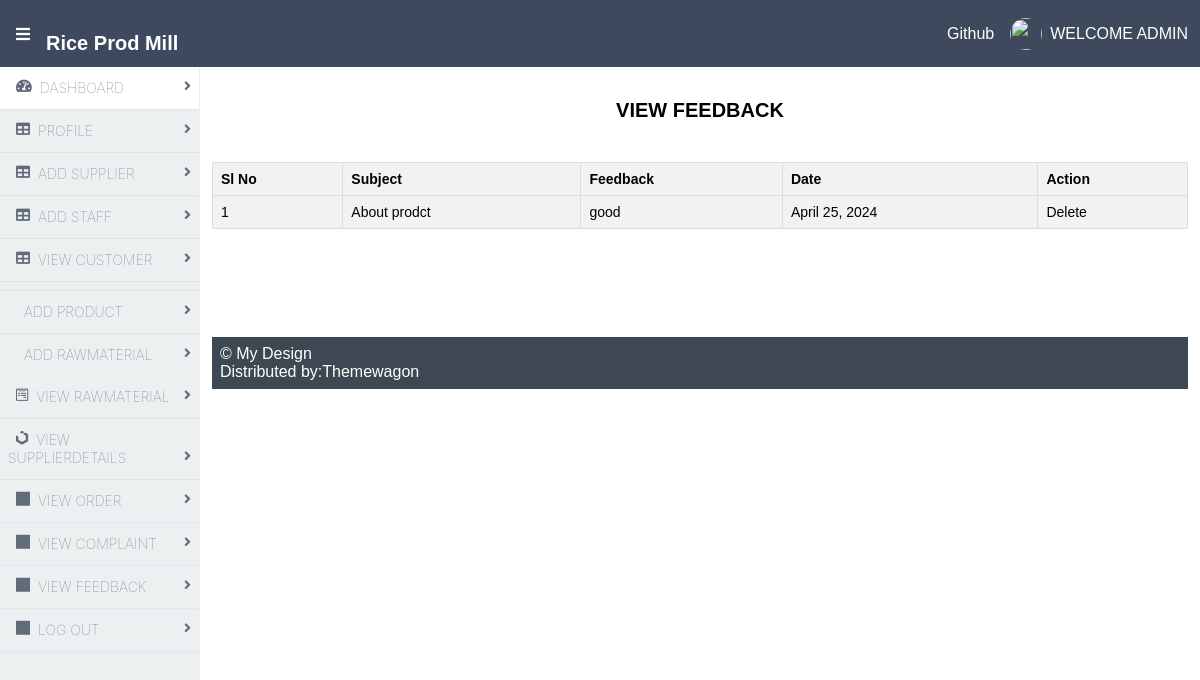
The page /Administrator/FeedbackView/ on the database its author committed.
### Customer/models.py (models this page shows)
class tbl_feedback(models.Model):
    feedback_subject=models.CharField(max_length=500)
    feedback_details=models.CharField(max_length=500)
    feedback_postdate=models.DateField(auto_now_add=True)
    feedback_status = models.IntegerField(default="0")
    user = models.ForeignKey(tbl_customer, on_delete=models.CASCADE)

### Administrator/views.py (the view)
# urls.py: path('FeedbackView/',views.feedbackSelect,name="feedbackSelect"),
def feedbackSelect(request):
    data=tbl_feedback.objects.all()
    return render(request,"Administrator/FeedbackView.html",{'data':data})

### Administrator/Templates/Administrator/FeedbackView.html (shortened to what this page needs)
{% extends 'Administrator/Header.html' %}
{% load static %}
{% block content %}
<!DOCTYPE html>
<html lang="en">
<head>
</head>
<body>
    <center><h1>VIEW FEEDBACK</h1></center>
    <table border="1" align="center" cellpadding="10">
      <table border="1" align="center">
        <tr>
            <th>Sl No</th>
            <th>Subject</th>
            <th>Feedback</th>
            <th>Date</th>
            <th>Action</th>
        </tr>
        {% for i in data %}
        <tr>
            <td>{{forloop.counter}}</td>
            <td>{{i.feedback_subject}}</td>
            <td>{{i.feedback_details}}</td>
            <td>{{i.feedback_postdate}}</td>
            <td><a href="{% url 'Administrator:feedbackDelete' i.id %}">Delete</a></td>
        </tr>
        {% endfor %}
    </table>
</body>
</html>
{% endblock content %}

### Administrator/Templates/Administrator/Header.html (shortened to what this page needs)
{% load static %}
<!DOCTYPE html>
<html lang="en">
<head>
    <link rel="stylesheet" href="{% static 'Dashboard/./dist/styles.css' %}">
    <link rel="stylesheet" href="{% static 'Dashboard/./dist/all.css' %}">
</head>
<body>
<div class="mx-auto bg-grey-400">
    <div class="min-h-screen flex flex-col">
        <header class="bg-nav">
            <div class="flex justify-between">
                <div class="p-1 mx-3 inline-flex items-center">
                    <i class="fas fa-bars pr-2 text-white" onclick="sidebarToggle()"></i>
                    <h1 class="text-white p-2">Rice Prod Mill</h1>
                </div>
                <div class="p-1 flex flex-row items-center">
                    <a href="https://github.com/tailwindadmin/admin" class="text-white p-2 mr-2 no-underline hidden md:block lg:block">Github</a>
                    <img onclick="profileToggle()" class="inline-block h-8 w-8 rounded-full" src="https://avatars0.githubusercontent.com/u/4323180?s=460&v=4" alt="">
                    <a href="#" onclick="profileToggle()" class="text-white p-2 no-underline hidden md:block lg:block">WELCOME ADMIN</a>
                </div>
            </div>
        </header>
        <div class="flex flex-1">
            <aside id="sidebar" class="bg-side-nav w-1/2 md:w-1/6 lg:w-1/6 border-r border-side-nav hidden md:block lg:block">
                <ul class="list-reset flex flex-col">
                    <li class=" w-full h-full py-3 px-2 border-b border-light-border bg-white">
                        <a href="{% url 'Administrator:homepage' %}"
                           class="font-sans font-hairline hover:font-normal text-sm text-nav-item no-underline">
                            <i class="fas fa-tachometer-alt float-left mx-2"></i>
                            DASHBOARD
                            <span><i class="fas fa-angle-right float-right"></i></span>
                        </a>
                    </li>
                    <li class="w-full h-full py-3 px-2 border-b border-light-border">
                        <a href="{% url 'Administrator:my_pro' %}"
                           class="font-sans font-hairline hover:font-normal text-sm text-nav-item no-underline">
                            <i class="fas fa-table float-left mx-2"></i>
                            PROFILE
                            <span><i class="fa fa-angle-right float-right"></i></span>
                        </a>
                        </li>
                        <li class="w-full h-full py-3 px-2 border-b border-light-border">
                            <a href="{% url 'Administrator:suppliersInsertSelect' %}"
                               class="font-sans font-hairline hover:font-normal text-sm text-nav-item no-underline">
                                <i class="fas fa-table float-left mx-2"></i>
                                ADD SUPPLIER
                                <span><i class="fa fa-angle-right float-right"></i></span>
                            </a>
                            </li>
                            <li class="w-full h-full py-3 px-2 border-b border-light-border">
                                <a href="{% url 'Administrator:staffInsertSelect' %}"
                                   class="font-sans font-hairline hover:font-normal text-sm text-nav-item no-underline">
                                    <i class="fas fa-table float-left mx-2"></i>
                                    ADD STAFF
                                    <span><i class="fa fa-angle-right float-right"></i></span>
                                </a>
                                </li>
                                <li class="w-full h-full py-3 px-2 border-b border-light-border">
                                    <a href="{% url 'Administrator:viewcustomer' %}"
                                       class="font-sans font-hairline hover:font-normal text-sm text-nav-item no-underline">
                                        <i class="fas fa-table float-left mx-2"></i>
                                        VIEW CUSTOMER
                                        <span><i class="fa fa-angle-right float-right"></i></span>
                                    </a>
                                </li>
                    <li class="border-t mt-2 border-light-border w-full h-full px-2 py-3">
                        <a href="{% url 'Administrator:newproductInsertSelect' %}"
                           class="mx-4 font-sans font-hairline hover:font-normal text-sm text-nav-item no-underline">
                           ADD PRODUCT
                            <span><i class="fa fa-angle-right float-right"></i></span>
                        </a>
                    </li>
                    <li class="border-t border-light-border w-full h-full px-2 py-3">
                        <a href="{% url 'Administrator:rawmaterialInsertSelect' %}"
                           class="mx-4 font-sans font-hairline hover:font-normal text-sm text-nav-item no-underline">
                            ADD RAWMATERIAL
                            <span><i class="fa fa-angle-right float-right"></i></span>
                        </a>
                    </li>
                    <li class="w-full h-full py-3 px-2 border-b border-light-border">
                        <a href="{% url 'Administrator:supplierrawmaterial' %} "
                           class="font-sans font-hairline hover:font-normal text-sm text-nav-item no-underline">
                            <i class="fab fa-wpforms float-left mx-2"></i>
                            VIEW RAWMATERIAL
                            <span><i class="fa fa-angle-right float-right"></i></span>
                        </a>
                    </li>
                    <li class="w-full h-full py-3 px-2 border-b border-light-border">
                        <a href="{% url 'Administrator:supplierdetails' %}"
                           class="font-sans font-hairline hover:font-normal text-sm text-nav-item no-underline">
                            <i class="fab fa-uikit float-left mx-2"></i>
                            VIEW SUPPLIERDETAILS
                            <span><i class="fa fa-angle-right float-right"></i></span>
                        </a>
                    </li>
                    <li class="w-full h-full py-3 px-2 border-b border-300-border">
                        <a href="{% url 'Administrator:vieworder' %}"
                        class="font-sans font-hairline hover:font-normal text-sm text-nav-item no-underline">
                            <i class="fas fa-square-full float-left mx-2"></i>
                           VIEW ORDER
                            <span><i class="fa fa-angle-right float-right"></i></span>
                        </a>
                    </li>
                    <li class="w-full h-full py-3 px-2 border-b border-300-border">
                        <a href="{% url 'Administrator:complaintSelect' %}"
                        class="font-sans font-hairline hover:font-normal text-sm text-nav-item no-underline">
                            <i class="fas fa-square-full float-left mx-2"></i>
                           VIEW COMPLAINT
                            <span><i class="fa fa-angle-right float-right"></i></span>
                        </a>
                    </li>
                    <li class="w-full h-full py-3 px-2 border-b border-300-border">
                        <a href="{% url 'Administrator:feedbackSelect' %}"
                        class="font-sans font-hairline hover:font-normal text-sm text-nav-item no-underline">
                            <i class="fas fa-square-full float-left mx-2"></i>
                           VIEW FEEDBACK
                            <span><i class="fa fa-angle-right float-right"></i></span>
                        </a>
                    </li>
                    <li class="w-full h-full py-3 px-2 border-b border-300-border">
                        <a href="{% url 'Administrator:logout' %}"
                        class="font-sans font-hairline hover:font-normal text-sm text-nav-item no-underline">
                            <i class="fas fa-square-full float-left mx-2"></i>
                           LOG OUT
                            <span><i class="fa fa-angle-right float-right"></i></span>
                        </a>
                    </li>
                        </ul>
            </aside>
            <main class="bg-white-300 flex-1 p-3 overflow-hidden">
                <div class="flex flex-col">
                        <div id="tab" align="center">
{% block content %}
{% endblock content %}
                    </div>
                    <br>
                <br>
            <br>
            <footer class="bg-grey-darkest text-white p-2">
                <div class="flex flex-1 mx-auto">&copy; My Design</div>
                <div class="flex flex-1 mx-auto">Distributed by:  <a href="https://themewagon.com/" target=" _blank">Themewagon</a></div>
            </footer>
        </div>
    </div>
    </body>
    </html>

### Administrator/Templates/Administrator/FeedbackView.html (style rules this page uses)
body { font-family: Arial, sans-serif; margin: 0; padding: 0; }
h1 { text-align: center; margin-top: 20px; }
table { width: 100%; border-collapse: collapse; margin-top: 20px; }
th, td { border: 1px solid #ddd; padding: 8px; text-align: left; }
th { background-color: #f2f2f2; }
tr:nth-child(even) { background-color: #f2f2f2; }
img { max-width: 50px; max-height: 50px; }
th, td, input, select { font-size: 14px; }

### rows shown on the page
tbl_feedback: feedback_subject "About prodct", feedback_details "good", feedback_postdate "April 25, 2024"
